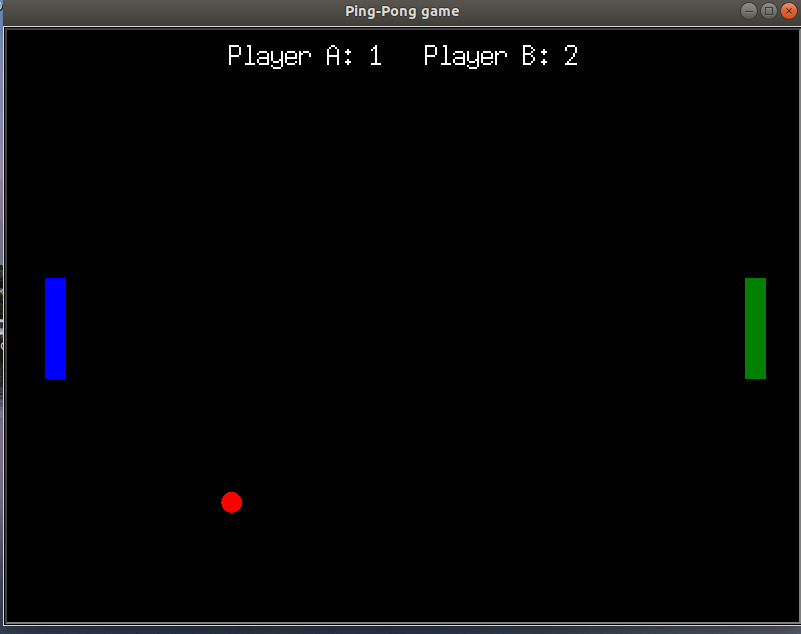

The script that drew this image:
import turtle 
window = turtle.Screen()
window.title("Ping-Pong game")
window.bgcolor("black")
window.setup(width=800, height=600)
# acceleartes the drawings of complex graphics, 
# handy when we move the padles and ball
window.tracer(0)

# scores of the players
score_a = 0
score_b = 0

# initial speed of ball 
initial_speed = 0.10

# left paddle 
lpaddle = turtle.Turtle()
# sets the animation speed to maximum when given value 0
lpaddle.speed(0)
lpaddle.shape("square")
lpaddle.color("blue")
lpaddle.penup()
lpaddle.goto(-350,0)
lpaddle.shapesize(stretch_wid = 5,stretch_len = 1)


# right paddle 
rpaddle = turtle.Turtle()
# sets the animation speed to maximum when given value 0
rpaddle.speed(0)
rpaddle.shape("square")
rpaddle.color("green")
rpaddle.penup()
rpaddle.goto(350,0)
rpaddle.shapesize(stretch_wid = 5,stretch_len = 1)

# the ball
ball = turtle.Turtle()
# sets the animation speed to maximum when given value 0
ball.speed(0)
ball.shape("circle")
ball.color("red")
ball.penup()
# separating the ball's movement by 
# initializing and setting the change in x and y direction
ball.dx = initial_speed
ball.dy = initial_speed

# pen-score
pen = turtle.Turtle()
pen.speed(0)
pen.color("white")
pen.penup()
pen.hideturtle()
pen.goto(0,260)
pen.write("Player A: 0   Player B: 0",align="center",font =("courier",20,"normal"))
# Moving lpaddle up
def lpaddle_up():
    y = lpaddle.ycor()
    y = y + 30
    lpaddle.sety(y)

# Moving lpaddle down
def lpaddle_down():
    y = lpaddle.ycor()
    y = y - 30
    lpaddle.sety(y)

# Moving rpaddle up
def rpaddle_up():
    y = rpaddle.ycor()
    y = y + 30
    rpaddle.sety(y)

# Moving rpaddle down
def rpaddle_down():
    y = rpaddle.ycor()
    y = y - 30
    rpaddle.sety(y)

# keyboard binding
window.listen()
window.onkeypress(lpaddle_up,"w")
window.onkeypress(lpaddle_down,"s")
window.onkeypress(rpaddle_up,"Up")
window.onkeypress(rpaddle_down,"Down")

while True:
    window.update()
    # the ball should move continuously without waiting for a trigger
    newx = ball.xcor() + ball.dx
    newy = ball.ycor() + ball.dy
    # changing the coordinates of th ball everytime the main game runs
    ball.setx(newx)
    ball.sety(newy)
    
    # border check- to avoid the ball go off the screen
    # checking for top border, total height is 600(300, -300) and ball is 20 pixels
    if ball.ycor() > 290: 
        ball.sety(290)
        # forces the ball to diagonally move downwards(-1) instead
        ball.dy = ball.dy * -1
    
    # border check for bottom border
    elif ball.ycor() < -290: 
        ball.sety(-290)
        # forces the ball to diagonally move downwards(-1) instead
        ball.dy = ball.dy * -1

    # border check for left border
    elif ball.xcor() > 390:
        ball.dx = initial_speed
        score_a += 1 
        pen.clear()  # to clear the existing data
        pen.write("Player A: {}   Player B: {}".format(score_a,score_b), align="center",font =("courier",20,"normal"))
        #starts from centre again
        ball.goto(0,0)
        # forces the ball to diagonally move downwards(-1) instead
        ball.dx = ball.dx * -1
    
    # border check for right border
    elif ball.xcor() < -390: 
        ball.dx = initial_speed #resetting to initial speed
        score_b += 1 
        pen.clear()  
        pen.write("Player A: {}   Player B: {}".format(score_a,score_b), align="center",font =("courier",20,"normal"))
        #starts from centre again
        ball.goto(0,0)
        # forces the ball to diagonally move downwards(-1) instead
        ball.dx = ball.dx * -1
    
    # ball needs to bounce off the lpaddle
    if (-350 < ball.xcor() < -340) and ball.ycor() < lpaddle.ycor() + 50 and ball.ycor() > lpaddle.ycor() - 50:
        ball.setx(-340)
        ball.dx = ball.dx * -1
        # increases the speed everytime ball hits paddle
        ball.dx += 0.10

    # ball needs to bounce off the rpaddle
    if (350 > ball.xcor() > 340) and ball.ycor() < rpaddle.ycor() + 50 and ball.ycor() > rpaddle.ycor() - 50:
        ball.setx(340)
        ball.dx = ball.dx * -1
        # increases the speed everytime ball hits paddle
        ball.dx -= 0.10
        

    
    
